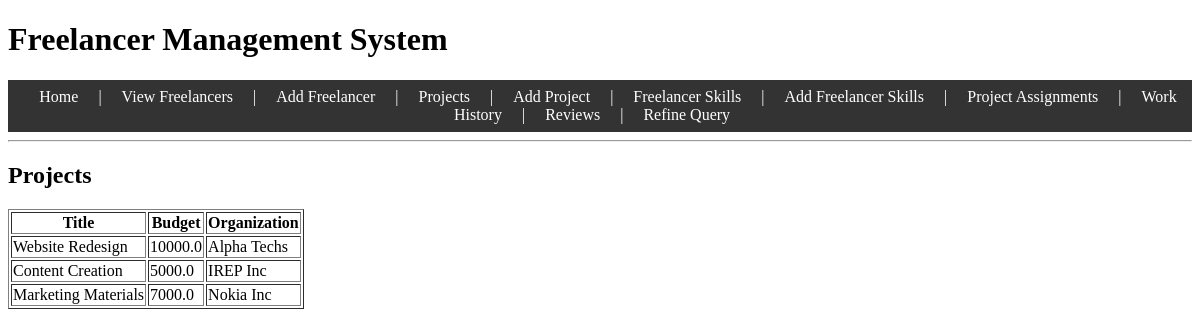
The app's page /projects with its own data.
### tables this page shows
CREATE TABLE projects (
    projectID INTEGER PRIMARY KEY AUTOINCREMENT,
    title TEXT NOT NULL,
    budget REAL NOT NULL,
    organizationID INTEGER NOT NULL, -- Organizations table Foreign key
    FOREIGN KEY (organizationID) REFERENCES organizations(organizationID)
);

CREATE TABLE organizations (
    organizationID INTEGER PRIMARY KEY AUTOINCREMENT,
    name TEXT NOT NULL
);

### app.py (the view)
@app.route("/projects")
def projects():
    c = get_db_connection()
    projects = c.execute(
        "SELECT projects.title, projects.budget, organizations.name as organization "
        "FROM projects JOIN organizations ON projects.organizationID = organizations.organizationID"
    ).fetchall()
    c.close()
    return render_template("projects.html", projects=projects) # template rendering and projects result

### app.py (called while the page is built)
def get_db_connection():
    c = sqlite3.connect(DB_PATH)
    c.row_factory = sqlite3.Row
    return c

### templates/projects.html
{% extends "base.html" %}
{% block content %}
<h2>Projects</h2>
<table border="1">
    <tr>
        <th>Title</th>
        <th>Budget</th>
        <th>Organization</th>
    </tr>
    {% for project in projects %}
    <tr>
        <td>{{ project["title"] }}</td>
        <td>{{ project["budget"] }}</td>
        <td>{{ project["organization"] }}</td>
    </tr>
    {% endfor %}
</table>
{% endblock %}

### records on screen
projects: title "Website Redesign", budget "10000.0", organization "Alpha Techs"
projects: title "Content Creation", budget "5000.0", organization "IREP Inc"
projects: title "Marketing Materials", budget "7000.0", organization "Nokia Inc"
